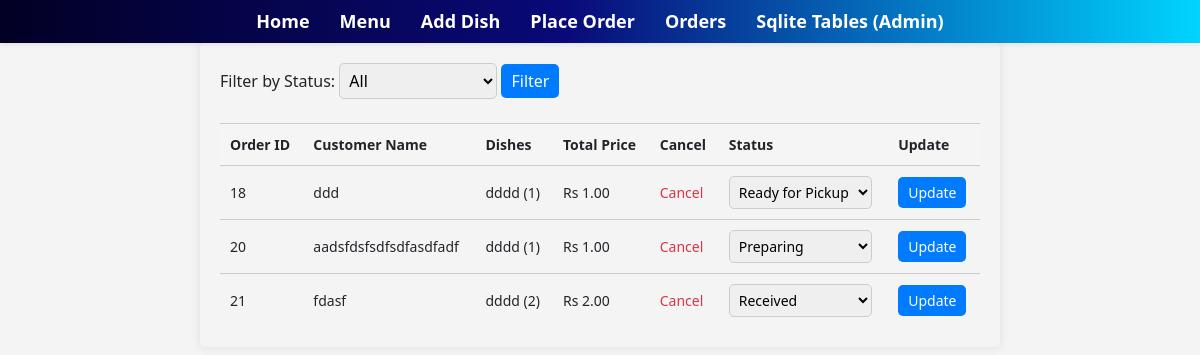
The page /menu/updatestatus/ on the database as committed earlier.
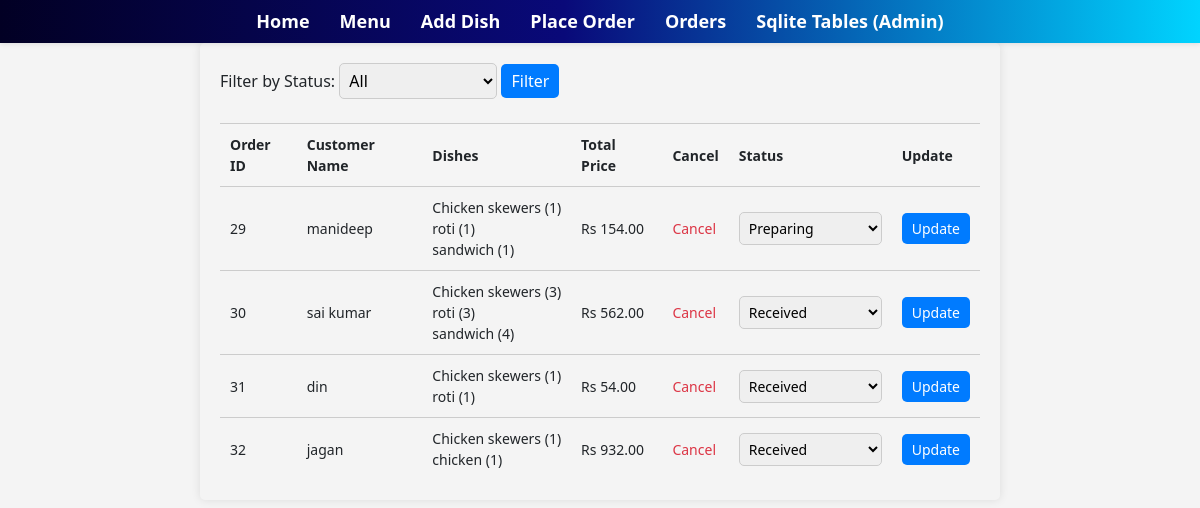
The same page on the database as committed later.
### zomatoapp/models.py (models this page shows, shortened)
class Order(models.Model):
    customer_name=models.CharField(max_length=100)
    dishes=models.ManyToManyField(Dish,through='OrderItem')
    status_choices = [
        ('received', 'Received'),
        ('preparing', 'Preparing'),
        ('ready', 'Ready for Pickup'),
        ('delivered', 'Delivered'),
    ]
    status=models.CharField(max_length=10,choices=status_choices,default='received')
    def calculate_total_price(self):
        total_price = sum(item.dish.price * item.quantity for item in self.orderitem_set.all())
        return total_price
    @property
    def total_price(self):
        return self.calculate_total_price()

class OrderItem(models.Model):
    order=models.ForeignKey(Order,on_delete=models.CASCADE)
    dish=models.ForeignKey(Dish,on_delete=models.CASCADE)
    quantity=models.PositiveIntegerField(default=1)

class Dish(models.Model):
    dish_name = models.CharField(max_length=100)
    price = models.DecimalField(max_digits=5, decimal_places=2)
    availability = models.BooleanField(default=True)
    image_url = models.CharField(max_length=100000)

### zomatoapp/views.py (the view, shortened to what this page needs)
# urls.py: path('menu/updatestatus/', views.updatestatus, name='updatestatus'),
def updatestatus(request):
    orders = Order.objects.all()
    filter_status = request.POST.get('filter_status', '')
    if filter_status:
        orders = orders.filter(status=filter_status)
    return render(request, 'menu/updatestatus.html', {'orders': orders, 'filter_status': filter_status})

### zomatoapp/templates/menu/updatestatus.html (shortened to what this page needs)
{% extends "menu/base.html" %}
{% block content %}
<div id="container">
    <form method="post" class="update-order-form">
        <div>
            Filter by Status:
            <select name="filter_status">
                <option value="" {% if filter_status == '' %}selected{% endif %}>All</option>
            </select>
            <button type="submit" name="filter" value="Filter">Filter</button>
        </div>
        <br>
        <table>
            <thead>
                <tr>
                    <th>Order ID</th>
                    <th>Customer Name</th>
                    <th>Dishes</th>
                    <th>Total Price</th>
                    <th>Cancel</th>
                    <th>Status</th>
                    <th>Update</th>
                </tr>
            </thead>
            <tbody>
                {% for order in orders %}
                <tr>
                    <td>{{ order.pk }}</td>
                    <td>{{ order.customer_name }}</td>
                    <td>
                        {% for order_item in order.orderitem_set.all %}
                        {{ order_item.dish.dish_name }} ({{ order_item.quantity }})
                        <br>
                        {% endfor %}
                    </td>
                    <td>Rs {{ order.total_price }}</td>
                    <td><a href="{% url 'menu:cancel_order' order.pk %}">Cancel</a></td>
                    <td>
                        <select name="status_{{ order.pk }}">
                            <option value="received" {% if order.status == 'received' %}selected{% endif %}>Received</option>
                            <option value="preparing" {% if order.status == 'preparing' %}selected{% endif %}>Preparing</option>
                            <option value="ready" {% if order.status == 'ready' %}selected{% endif %}>Ready for Pickup</option>
                        </select>
                    </td>
                    <td><button type="submit" name="update_order" value="{{ order.pk }}">Update</button></td>
                </tr>
                {% endfor %}
            </tbody>
        </table>
    </form>
</div>
{% endblock %}

Rows that differ between the two databases and show on the page:
removed Order: pk "18", customer_name "ddd", total_price "1.00", status+id "Ready for Pickup"
removed OrderItem: dish.dish_name "dddd", quantity "1", shown under "18"
removed Order: pk "20", customer_name "aadsfdsfsdfsdfasdfadf", total_price "1.00", status+id "Preparing"
removed OrderItem: dish.dish_name "dddd", quantity "1", shown under "20"
removed Order: pk "21", customer_name "fdasf", total_price "2.00", status+id "Received"
removed OrderItem: dish.dish_name "dddd", quantity "2", shown under "21"
added Order: pk "29", customer_name "manideep", total_price "154.00", status+id "Preparing"
added OrderItem: dish.dish_name "Chicken skewers", quantity "1", shown under "29"
added OrderItem: dish.dish_name "roti", quantity "1", shown under "29"
added OrderItem: dish.dish_name "sandwich", quantity "1", shown under "29"
added Order: pk "30", customer_name "sai kumar", total_price "562.00", status+id "Received"
added OrderItem: dish.dish_name "Chicken skewers", quantity "3", shown under "30"
added OrderItem: dish.dish_name "roti", quantity "3", shown under "30"
added OrderItem: dish.dish_name "sandwich", quantity "4", shown under "30"
added Order: pk "31", customer_name "din", total_price "54.00", status+id "Received"
added OrderItem: dish.dish_name "Chicken skewers", quantity "1", shown under "31"
added OrderItem: dish.dish_name "roti", quantity "1", shown under "31"
added Order: pk "32", customer_name "jagan", total_price "932.00", status+id "Received"
added OrderItem: dish.dish_name "Chicken skewers", quantity "1", shown under "32"
added OrderItem: dish.dish_name "chicken", quantity "1", shown under "32"
